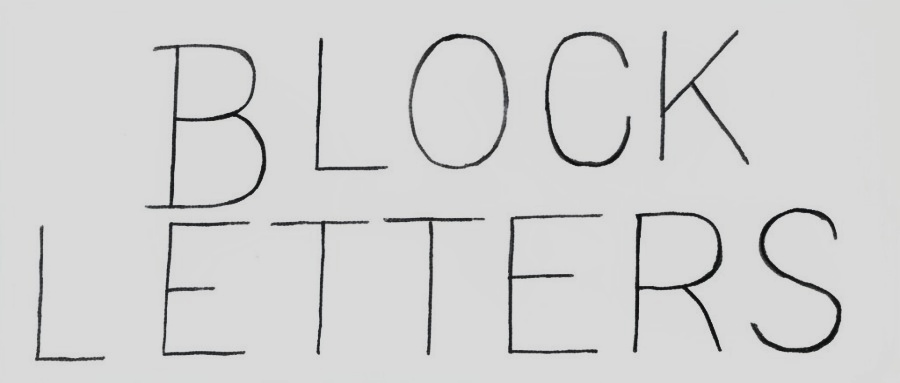
%> input picture backend/atest/block-letters.jpg, 900 x 383 px
$ octave --eval "result = compute_stroke_continuity('../../atest/block-letters.jpg');"   (GNU Octave 9; MATLAB toolbox functions it lacks are replaced by stand-ins)
%> lines starting %> are read from the running program, lines starting %| are printed output that depends on the picture; in (x1, y1, x2, y2) boxes, pixels count from 0 and x2, y2 are one past the last pixel; in counts of white or black regions, pixels touching at a corner belong together; the program's own positions count from 1
function results = compute_stroke_continuity(image_path, debug)
%> called with image_path = '../../atest/block-letters.jpg'
    % Set default for debug if not provided
    if nargin < 2
        debug = false;
    end

    % Read and preprocess the image
    img = imread(image_path);
%> img is the input picture: size 383x900x3 uint8; mean R, G, B 210.2, 210.3, 210.3
    if isempty(img)
        disp(['Error: Could not read image at ', image_path]);
        results = struct();
        return;
    end

    % Convert to grayscale if image is RGB
    if size(img, 3) == 3
        gray = rgb2gray(img);
    else
        gray = img;
    end

    % Apply binary thresholding and invert
    threshold = 127 / 255;
    binary = imbinarize(gray, threshold);
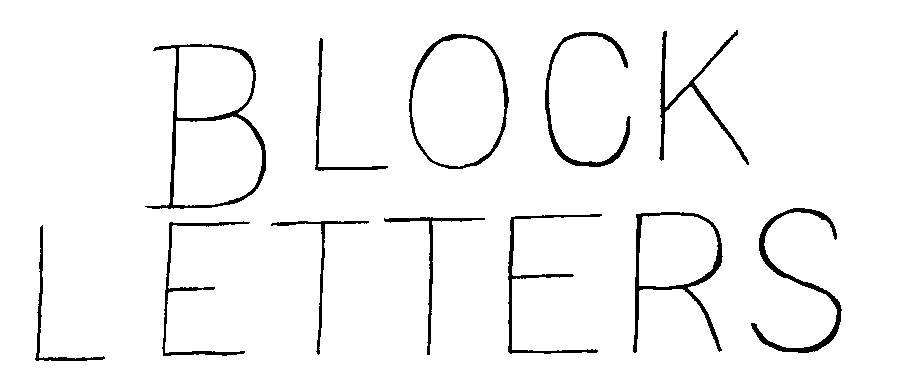
%> binary: size 383x900 logical; 96% white; 12 black regions, largest, box (x1, y1, x2, y2) and area: (145, 44, 266, 209) 2004, (751, 208, 842, 353) 1664, (633, 212, 723, 353) 1593
    binary = ~binary;  % Invert to match cv2.THRESH_BINARY_INV

    % Get connected components
    CC = bwconncomp(binary);
%> CC = 12 connected components
    num_components = CC.NumObjects;
%> num_components = 12

    % Skeletonize the image
    skel = bwmorph(binary, 'thin', Inf);
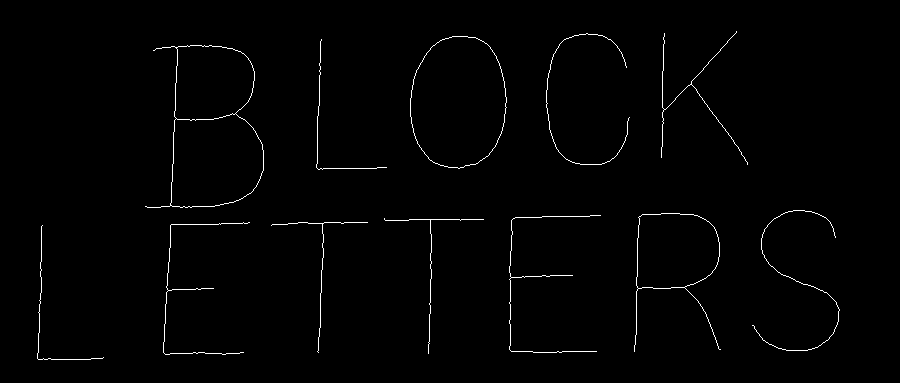
%> skel: size 383x900 logical; 1.1% white in thin lines or dots, all inside (x1, y1, x2, y2) = (37, 31, 840, 360)

    % Find endpoints and branch points
    endpts = bwmorph(skel, 'endpoints');
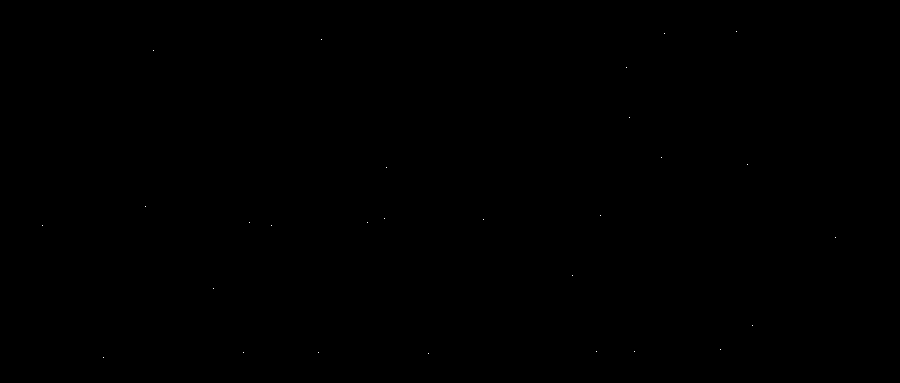
%> endpts: size 383x900 logical; 0.01% white in thin lines or dots, all inside (x1, y1, x2, y2) = (42, 31, 836, 358)
    branchpts = bwmorph(skel, 'branchpoints');
%> branchpts: size 383x900 logical; 0% white in thin lines or dots, all inside (x1, y1, x2, y2) = (168, 47, 692, 291)

    % Count endpoints and branches
    num_endpoints = sum(endpts(:));
%> num_endpoints = 28
    num_branches = sum(branchpts(:));
%> num_branches = 12

    % Calculate average components per word
    % (assuming input is word-level, this will typically be 1)
    components_per_word = num_components;
%> components_per_word = 12

    % Pack results into a structure
    results = struct(...
        'num_components', num_components, ...
        'num_endpoints', num_endpoints, ...
        'num_branches', num_branches, ...
        'components_per_word', components_per_word ...
    );
%> results = {num_components 12, num_endpoints 28, num_branches 12, components_per_word 12}
%> `result = compute_stroke_continuity('../../atest/block-letters.jpg');`: result has the same summary as results in compute_stroke_continuity

    % Debug visualization if requested
    if debug
        figure('Name', 'Stroke Continuity Analysis', 'NumberTitle', 'off');

        % Original Image
        subplot(2,2,1);
        imshow(img);
        title('Original Image');

        % Binary Image
        subplot(2,2,2);
        imshow(binary);
        title('Binary Image');

        % Skeleton with endpoints and branch points
        subplot(2,2,3);
        imshow(skel);
        hold on;

        % Plot endpoints in green
        [ey, ex] = find(endpts);
        plot(ex, ey, 'go', 'MarkerSize', 10, 'LineWidth', 2);

        % Plot branch points in red
        [by, bx] = find(branchpts);
        plot(bx, by, 'ro', 'MarkerSize', 10, 'LineWidth', 2);

        hold off;
        title('Skeleton with Endpoints (green) and Branch Points (red)');

        % Connected Components
        subplot(2,2,4);
        labeled = labelmatrix(CC);
        rgb_label = label2rgb(labeled, 'jet', 'k', 'shuffle');
        imshow(rgb_label);
        title(sprintf('Connected Components (%d)', num_components));

        % Print debug information
        fprintf('Number of connected components: %d\n', num_components);
        fprintf('Number of endpoints: %d\n', num_endpoints);
        fprintf('Number of branch points: %d\n', num_branches);
    end
end

% === Example Usage ===
image_path = '/Users/jameswong/PycharmProjects/NoteMercy_Extension/backend/atest/1.png';
continuity_results = compute_stroke_continuity(image_path, true);
disp(continuity_results);
